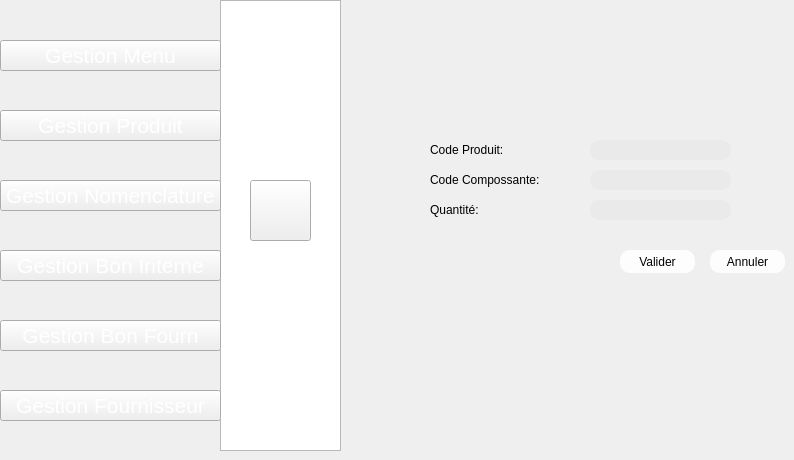
   <widget class="QWidget" name="page_14">
    <widget class="QPushButton" name="pushButton_92">
     <property name="geometry">
      <rect>
       <x>250</x>
       <y>180</y>
       <width>61</width>
       <height>61</height>
      </rect>
     </property>
     <property name="styleSheet">
      <string notr="true">image: url(:/new/prefix1/img/icon-ajout2.png);
background-image: url(:/new/prefix1/img/bg.png);</string>
     </property>
     <property name="text">
      <string/>
     </property>
    </widget>
    <widget class="QListView" name="listView_10">
     <property name="geometry">
      <rect>
       <x>220</x>
       <y>0</y>
       <width>121</width>
       <height>451</height>
      </rect>
     </property>
     <property name="styleSheet">
      <string notr="true">background-image: url(:/new/prefix1/img/selected.png);</string>
     </property>
    </widget>
    <widget class="QLabel" name="label_27">
     <property name="geometry">
      <rect>
       <x>130</x>
       <y>60</y>
       <width>71</width>
       <height>20</height>
      </rect>
     </property>
     <property name="text">
      <string/>
     </property>
    </widget>
    <widget class="QPushButton" name="pushButton_440">
     <property name="geometry">
      <rect>
       <x>0</x>
       <y>320</y>
       <width>221</width>
       <height>31</height>
      </rect>
     </property>
     <property name="font">
      <font>
       <pointsize>16</pointsize>
       <weight>50</weight>
       <bold>false</bold>
      </font>
     </property>
     <property name="styleSheet">
      <string notr="true">color: rgb(255, 255, 255);

</string>
     </property>
     <property name="text">
      <string>Gestion Bon Fourn</string>
     </property>
    </widget>
    <widget class="QPushButton" name="pushButton_441">
     <property name="geometry">
      <rect>
       <x>0</x>
       <y>390</y>
       <width>221</width>
       <height>31</height>
      </rect>
     </property>
     <property name="font">
      <font>
       <pointsize>16</pointsize>
       <weight>50</weight>
       <bold>false</bold>
      </font>
     </property>
     <property name="styleSheet">
      <string notr="true">color: rgb(255, 255, 255);

</string>
     </property>
     <property name="text">
      <string>Gestion Fournisseur</string>
     </property>
    </widget>
    <widget class="QPushButton" name="pushButton_443">
     <property name="geometry">
      <rect>
       <x>0</x>
       <y>110</y>
       <width>221</width>
       <height>31</height>
      </rect>
     </property>
     <property name="font">
      <font>
       <pointsize>16</pointsize>
       <weight>50</weight>
       <bold>false</bold>
      </font>
     </property>
     <property name="styleSheet">
      <string notr="true">color: rgb(255, 255, 255);

</string>
     </property>
     <property name="text">
      <string>Gestion Produit</string>
     </property>
    </widget>
    <widget class="QPushButton" name="pushButton_439">
     <property name="geometry">
      <rect>
       <x>0</x>
       <y>250</y>
       <width>221</width>
       <height>31</height>
      </rect>
     </property>
     <property name="font">
      <font>
       <pointsize>16</pointsize>
       <weight>50</weight>
       <bold>false</bold>
      </font>
     </property>
     <property name="styleSheet">
      <string notr="true">color: rgb(255, 255, 255);

</string>
     </property>
     <property name="text">
      <string>Gestion Bon Interne</string>
     </property>
    </widget>
    <widget class="QPushButton" name="pushButton_442">
     <property name="geometry">
      <rect>
       <x>0</x>
       <y>40</y>
       <width>221</width>
       <height>31</height>
      </rect>
     </property>
     <property name="font">
      <font>
       <pointsize>16</pointsize>
       <weight>50</weight>
       <bold>false</bold>
      </font>
     </property>
     <property name="styleSheet">
      <string notr="true">color: rgb(255, 255, 255);

</string>
     </property>
     <property name="text">
      <string>Gestion Menu</string>
     </property>
    </widget>
    <widget class="QLineEdit" name="lineEdit_4">
     <property name="geometry">
      <rect>
       <x>590</x>
       <y>200</y>
       <width>141</width>
       <height>20</height>
      </rect>
     </property>
     <property name="styleSheet">
      <string notr="true">                                         border-radius: 10px;
background-color: rgb(234, 234, 234);
font: 9pt &quot;MS Reference Sans Serif&quot;;</string>
     </property>
    </widget>
    <widget class="QLineEdit" name="lineEdit_2">
     <property name="geometry">
      <rect>
       <x>590</x>
       <y>170</y>
       <width>141</width>
       <height>20</height>
      </rect>
     </property>
     <property name="styleSheet">
      <string notr="true">                                         border-radius: 10px;
background-color: rgb(234, 234, 234);
font: 9pt &quot;MS Reference Sans Serif&quot;;</string>
     </property>
    </widget>
    <widget class="QLabel" name="label_158">
     <property name="geometry">
      <rect>
       <x>430</x>
       <y>140</y>
       <width>131</width>
       <height>20</height>
      </rect>
     </property>
     <property name="styleSheet">
      <string notr="true">                                     border-radius: 10px;
font: 9pt &quot;MS Reference Sans Serif&quot;;
font: 9pt &quot;MS Reference Sans Serif&quot;;</string>
     </property>
     <property name="text">
      <string>Code Produit:</string>
     </property>
    </widget>
    <widget class="QLabel" name="label_156">
     <property name="geometry">
      <rect>
       <x>430</x>
       <y>200</y>
       <width>131</width>
       <height>20</height>
      </rect>
     </property>
     <property name="styleSheet">
      <string notr="true">                                     border-radius: 10px;
font: 9pt &quot;MS Reference Sans Serif&quot;;
font: 9pt &quot;MS Reference Sans Serif&quot;;</string>
     </property>
     <property name="text">
      <string>Quantité:</string>
     </property>
    </widget>
    <widget class="QPushButton" name="pushButton_445">
     <property name="geometry">
      <rect>
       <x>710</x>
       <y>250</y>
       <width>75</width>
       <height>23</height>
      </rect>
     </property>
     <property name="styleSheet">
      <string notr="true">                                         border-radius: 10px;
background-color: rgb(253, 253, 253);
                                        
font: 9pt &quot;MS Reference Sans Serif&quot;;</string>
     </property>
     <property name="text">
      <string>Annuler</string>
     </property>
    </widget>
    <widget class="QLabel" name="label_157">
     <property name="geometry">
      <rect>
       <x>430</x>
       <y>170</y>
       <width>131</width>
       <height>20</height>
      </rect>
     </property>
     <property name="styleSheet">
      <string notr="true">                                     border-radius: 10px;
font: 9pt &quot;MS Reference Sans Serif&quot;;
font: 9pt &quot;MS Reference Sans Serif&quot;;</string>
     </property>
     <property name="text">
      <string>Code Compossante:</string>
     </property>
    </widget>
    <widget class="QLineEdit" name="lineEdit_3">
     <property name="geometry">
      <rect>
       <x>590</x>
       <y>140</y>
       <width>141</width>
       <height>20</height>
      </rect>
     </property>
     <property name="styleSheet">
      <string notr="true">                                         border-radius: 10px;
background-color: rgb(234, 234, 234);
font: 9pt &quot;MS Reference Sans Serif&quot;;</string>
     </property>
    </widget>
    <widget class="QPushButton" name="ajouternomen">
     <property name="geometry">
      <rect>
       <x>620</x>
       <y>250</y>
       <width>75</width>
       <height>23</height>
      </rect>
     </property>
     <property name="styleSheet">
      <string notr="true">                                         border-radius: 10px;
background-color: rgb(253, 253, 253);
                                        
font: 9pt &quot;MS Reference Sans Serif&quot;;</string>
     </property>
     <property name="text">
      <string>Valider</string>
     </property>
    </widget>
    <widget class="QPushButton" name="pushButton_448">
     <property name="geometry">
      <rect>
       <x>0</x>
       <y>180</y>
       <width>221</width>
       <height>31</height>
      </rect>
     </property>
     <property name="font">
      <font>
       <pointsize>16</pointsize>
       <weight>50</weight>
       <bold>false</bold>
      </font>
     </property>
     <property name="styleSheet">
      <string notr="true">color: rgb(255, 255, 255);

</string>
     </property>
     <property name="text">
      <string>Gestion Nomenclature</string>
     </property>
    </widget>
    <zorder>listView_10</zorder>
    <zorder>pushButton_92</zorder>
    <zorder>label_27</zorder>
    <zorder>pushButton_440</zorder>
    <zorder>pushButton_441</zorder>
    <zorder>pushButton_443</zorder>
    <zorder>pushButton_439</zorder>
    <zorder>pushButton_442</zorder>
    <zorder>lineEdit_4</zorder>
    <zorder>lineEdit_2</zorder>
    <zorder>label_158</zorder>
    <zorder>label_156</zorder>
    <zorder>pushButton_445</zorder>
    <zorder>label_157</zorder>
    <zorder>lineEdit_3</zorder>
    <zorder>ajouternomen</zorder>
    <zorder>pushButton_448</zorder>
   </widget>
